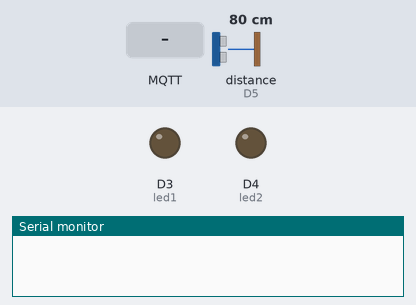
Recording of a sketch running on a simulated Arduino MKR. Parts: output pins drawn as LEDs (lit = HIGH), the last lines printed to the serial monitor. Wiring (inferred from the names in the program): ultrasonic range finder: trigger D6; echo D5. The test bench sets the inputs (shaded band); at power-on: distance to the obstacle (sensor on D5) 80 cm. The echo pulse lasts 58.3 µs per cm; WiFi joins after 1.5 s; servers stay silent unless stated; no MQTT or app messages arrive unless stated; pins used as bus, display or sensor lines are not drawn.

Above: at 2.7 s.
2.8 s: MQTT message "ES/Wave" arrives on the first subscribed topic
At 3.4 s:
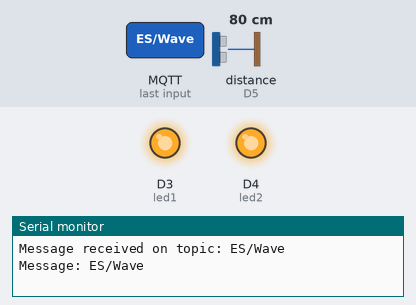
4.5 s: MQTT message "ES/Pat" arrives on the first subscribed topic
6.1 s: MQTT message "PAT" arrives on the first subscribed topic
Timing chart, 0 to 9.1 s (numbered marks = the images above; inputs shaded):
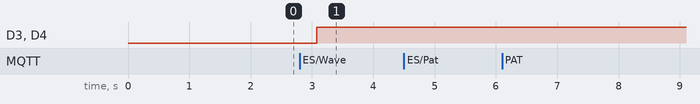

The sketch:

3.2C.ino
```cpp
#include <WiFiNINA.h>
#include <PubSubClient.h>

char ssid[] = "8Uganda";
char pass[] = "Lmamlmam2025";

const char* mqttServer = "broker.emqx.io";
const int mqttPort = 1883;

WiFiClient wifiClient;
PubSubClient client(wifiClient);

const int led1 = 3;
const int led2 = 4;
const int echoPin = 5;
const int trigPin = 6;

String lastState = "";

void connectWiFi() {
  while (WiFi.begin(ssid, pass) != WL_CONNECTED) {
    delay(2000);
  }
}

void callback(char* topic, byte* payload, unsigned int length) {
  String message = "";
  for (unsigned int i = 0; i < length; i++) {
    message += (char)payload[i];
  }

  Serial.print("Message received on topic: ");
  Serial.println(topic);
  Serial.print("Message: ");
  Serial.println(message);
  Serial.println();

  if (String(topic) == "ES/Wave") {
    digitalWrite(led1, HIGH);
    digitalWrite(led2, HIGH);
  }

  if (String(topic) == "ES/Pat") {
    digitalWrite(led1, LOW);
    digitalWrite(led2, LOW);
  }
}

void connectMQTT() {
  while (!client.connected()) {
    if (client.connect("DatClient")) {
      client.subscribe("ES/Wave");
      client.subscribe("ES/Pat");
    } else {
      delay(2000);
    }
  }
}

long readDistance() {
  digitalWrite(trigPin, LOW);
  delayMicroseconds(2);
  digitalWrite(trigPin, HIGH);
  delayMicroseconds(10);
  digitalWrite(trigPin, LOW);

  long duration = pulseIn(echoPin, HIGH, 30000);
  if (duration == 0) return -1;

  return duration * 0.034 / 2;
}

void setup() {
  Serial.begin(9600);

  pinMode(trigPin, OUTPUT);
  pinMode(echoPin, INPUT);
  pinMode(led1, OUTPUT);
  pinMode(led2, OUTPUT);

  digitalWrite(led1, LOW);
  digitalWrite(led2, LOW);

  connectWiFi();

  client.setServer(mqttServer, mqttPort);
  client.setCallback(callback);
}

void loop() {
  if (!client.connected()) {
    connectMQTT();
  }

  client.loop();

  long d = readDistance();
  String currentState = "";

  if (d > 0 && d < 10) {
    currentState = "PAT";
  }
  else if (d >= 10 && d <= 25) {
    currentState = "WAVE";
  }

  if (currentState != lastState) {
    if (currentState == "PAT") {
      client.publish("ES/Pat", "Nguyen Quoc Dat");
    }
    else if (currentState == "WAVE") {
      client.publish("ES/Wave", "Nguyen Quoc Dat");
    }

    lastState = currentState;
  }

  delay(300);
}
```

Measured:
- after the input at 2.8 s, D3 (led1), D4 (led2): LOW → HIGH after 0.28 s
